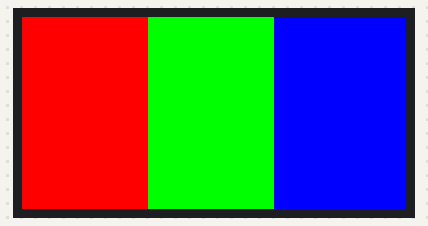
A sketch run on a simulated ESP32. Shown: 64×32 colour display.

Above: at 0.3 s.
At 2.8 s:
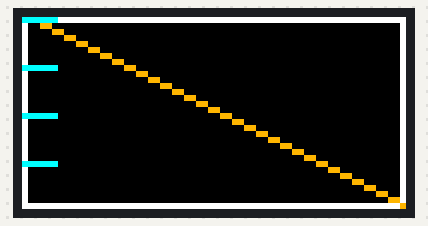

The sketch:

hub75_test.ino
```cpp
/*
 * HUB75 test sketch — ESP32 + single 64x32 FM6124 panel
 * ------------------------------------------------------
 * Config matches what we landed on for your panel:
 *   - FM6124 driver init
 *   - G/B channels swapped vs library defaults
 *   - E disabled (1/16 scan, 32-row panel)
 *
 * Library: ESP32-HUB75-MatrixPanel-DMA  (by mrcodetastic)
 *   Install via Library Manager, or:
 *   https://github.com/mrcodetastic/ESP32-HUB75-MatrixPanel-DMA
 *   Also needs: Adafruit GFX, Adafruit BusIO
 *
 * Board: "ESP32 Dev Module"  (plain ESP32-D0WD, not S3)
 *
 * Panel must be plugged into J1 (input), not J2.
 */

#include <ESP32-HUB75-MatrixPanel-I2S-DMA.h>

#define PANEL_RES_X 64
#define PANEL_RES_Y 32
#define PANEL_CHAIN 1

MatrixPanel_I2S_DMA *display = nullptr;

void setup() {
  Serial.begin(115200);
  delay(200);

  // Pin order: r1, g1, b1, r2, g2, b2, a, b, c, d, e, lat, oe, clk
  HUB75_I2S_CFG::i2s_pins pins = {
    25,   // R1
    27,   // G1   <-- swapped
    26,   // B1   <-- swapped
    14,   // R2
    13,   // G2   <-- swapped
    12,   // B2   <-- swapped
    23,   // A
    19,   // B
    5,    // C
    17,   // D
    -1,   // E    (disabled, 32-row panel)
    4,    // LAT
    15,   // OE
    16    // CLK
  };

  HUB75_I2S_CFG mxconfig(PANEL_RES_X, PANEL_RES_Y, PANEL_CHAIN, pins);
  mxconfig.driver = HUB75_I2S_CFG::FM6124;   // required for this panel

  display = new MatrixPanel_I2S_DMA(mxconfig);
  if (!display->begin()) {
    Serial.println("Display begin() failed — check wiring/power.");
  }
  display->setBrightness8(90);   // 0-255
  display->clearScreen();
}

void loop() {
  // --- Pattern 1: RGB bars ---
  // Confirms color channel order. If a bar shows the wrong color,
  // the R/G/B swap in the pin struct above needs adjusting.
  colorBars();
  delay(2500);

  // --- Pattern 2: border + diagonal ---
  // A solid fill CANNOT reveal row-remap/banding issues; a line can.
  // If you see the 8-on/8-off banding here, this panel likely needs
  // VirtualMatrixPanel with FOUR_SCAN_32PX_HIGH.
  lineTest();
  delay(2500);
}

void colorBars() {
  display->clearScreen();
  int w = PANEL_RES_X / 3;
  display->fillRect(0,      0, w, PANEL_RES_Y, display->color565(255, 0, 0));   // R
  display->fillRect(w,      0, w, PANEL_RES_Y, display->color565(0, 255, 0));   // G
  display->fillRect(2 * w,  0, PANEL_RES_X - 2 * w, PANEL_RES_Y,
                    display->color565(0, 0, 255));                              // B
}

void lineTest() {
  display->clearScreen();
  uint16_t white = display->color565(255, 255, 255);

  // Border
  display->drawRect(0, 0, PANEL_RES_X, PANEL_RES_Y, white);

  // Diagonal — spans all rows so a scan/remap error is obvious
  for (int x = 0; x < PANEL_RES_X; x++) {
    int y = (x * (PANEL_RES_Y - 1)) / (PANEL_RES_X - 1);
    display->drawPixel(x, y, display->color565(255, 180, 0));
  }

  // Row markers every 8 px on the left edge — makes banding readable
  for (int y = 0; y < PANEL_RES_Y; y += 8) {
    display->drawFastHLine(0, y, 6, display->color565(0, 255, 255));
  }
}
```

Measured:
- what the display in image 0 shows lasts 2.5 s, from 0.2 s to 2.7 s
